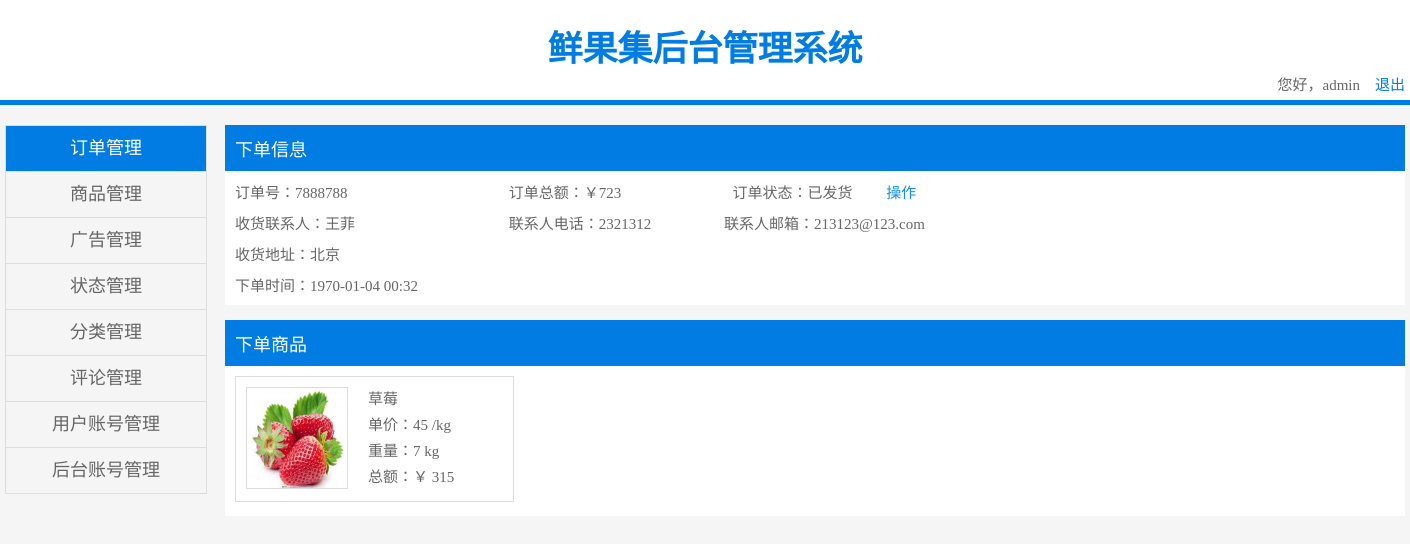
/admin/page/indent/touch.php?code=7888788 (signed in), run on the app's committed database.
### tables this page shows
CREATE TABLE `status` (
  `id` int(10) unsigned NOT NULL AUTO_INCREMENT,
  `name` varchar(50) NOT NULL,
  PRIMARY KEY (`id`)
);

CREATE TABLE `touch` (
  `id` int(10) unsigned NOT NULL AUTO_INCREMENT,
  `name` varchar(50) NOT NULL,
  `addr` varchar(50) NOT NULL,
  `tel` varchar(50) NOT NULL,
  `email` varchar(50) NOT NULL,
  `user_id` int(11) NOT NULL,
  PRIMARY KEY (`id`)
);

CREATE TABLE `indent` (
  `id` int(10) unsigned NOT NULL AUTO_INCREMENT,
  `code` varchar(50) NOT NULL,
  `user_id` int(11) NOT NULL,
  `time` int(11) NOT NULL,
  `status_id` int(11) NOT NULL DEFAULT '8',
  `touch_id` int(11) NOT NULL,
  `num` int(10) unsigned NOT NULL,
  `price` float unsigned NOT NULL,
  `shop_id` int(10) unsigned NOT NULL,
  PRIMARY KEY (`id`)
);

CREATE TABLE `shop` (
  `id` int(10) unsigned NOT NULL AUTO_INCREMENT,
  `name` varchar(50) NOT NULL,
  `img` varchar(50) NOT NULL,
  `price` float NOT NULL,
  `stock` int(11) NOT NULL,
  `brand_id` int(11) NOT NULL,
  `shelf` tinyint(4) NOT NULL DEFAULT '1',
  PRIMARY KEY (`id`)
);

### admin/page/indent/touch.php (the view, shortened to what this page needs)
<?php
    $code = $_GET['code'];
    $sql = "select * from indent where code='{$code}' group by code";
    $rst = mysql_query($sql);
    $row = mysql_fetch_assoc($rst);
    $totalsql = "select * from indent where code='{$code}'";
    $totalrst = mysql_query($totalsql);
    $total = 0;
    while($totalrow = mysql_fetch_assoc($totalrst)){
        $total += $totalrow['num'] * $totalrow['price'];
    }
    $status_id = $row['status_id'];
    $stsql = "select * from status where status.id='{$status_id}'";
    $strst = mysql_query($stsql);
    $statusname = mysql_fetch_assoc($strst);
    $touch_id = $row['touch_id'];
    $touchsql = "select * from touch where touch.id='{$touch_id}'";
    $touchrst = mysql_query($touchsql);
    $touchname = mysql_fetch_assoc($touchrst);
    $shopsql = "select indent.*, shop.name sname, shop.img from indent, shop where code='{$code}' and indent.shop_id=shop.id";
    $shoprst = mysql_query($shopsql);
?>
<!DOCTYPE html>
<html lang="en">
<head>
    <link href="../../css/public.css" type="text/css" rel="stylesheet"/>
    <link href="../../css/order_details.css" type="text/css" rel="stylesheet"/>
</head>
<body>
    <div class="header">
        <div class="header_size">
            <p class="header_title">鲜果集后台管理系统 </p>
            <span class="header_exit">您好，<?php echo $_SESSION['admin_username']; ?>&nbsp;&nbsp;&nbsp; <a href="../../api/logout.php" onclick="return confirm('确认退出系统吗？');">退出</a></span>
        </div>
    </div>
    <div class="content">
        <div class="con_con">
            <ul class="nav">
                <li><a href="../../indent_m.php" class="active">订单管理</a></li>
                <li><a href="../../product.php">商品管理</a></li>
                <li><a href="../../adv.php">广告管理</a></li>
                <li><a href="../../status.php">状态管理</a></li>
                <li><a href="../../class.php">分类管理</a></li>
                <li><a href="../../comment.php">评论管理</a></li>
                <li><a href="../../business.php">用户账号管理</a></li>
                <li><a href="../../admin.php">后台账号管理</a></li>
            </ul>
            <div class="right">
                <div class="information">
                    <p class="title">下单信息</p>
                    <div class="details1">
                        <div class="p1">
                            <p class="numb">订单号：<span><?php echo $code; ?></span></p>
                            <p class="money">订单总额：￥<span><?php echo $total; ?></span></p>
                            <p>订单状态：<span><?php echo $statusname['name']; ?></span></p>
                            <input type="text" value="操作" onfocus="this.blur()" class="do_something">
                        </div>
                        <div class="p1">
                            <p class="numb">收货联系人：<span><?php echo $touchname['name']; ?></span></p>
                            <p>联系人电话：<span><?php echo $touchname['tel']; ?></span></p>
                            <p style="margin-left:49px;">联系人邮箱：<span><?php echo $touchname['email']; ?></span></p>
                        </div>
                        <p class="p1">收货地址：<span><?php echo $touchname['addr']; ?></span></p>
                        <p>下单时间：<span><?php echo date("Y-m-d H:i", $row['time']); ?></span></p>
                    </div>
                </div>
                <div class="product">
                    <p class="title">
                        <span>下单商品</span>
                    </p>
                    <?php while($shoprow=mysql_fetch_assoc($shoprst)){ ?>
                    <div class="details3">
                        <p class="img"><img src="../../../public/uploads/thumb_<?php echo $shoprow['img']; ?>" onload="resizeImage(this)"></p>
                        <div class="fruit">
                            <p><?php echo $shoprow['sname']; ?></p>
                            <p>单价：<?php echo $shoprow['price']; ?> /kg</p>
                            <p>重量：<?php echo $shoprow['num']; ?> kg</p>
                            <p>总额：￥ <?php echo $shoprow['price'] * $shoprow['num']; ?></p>
                        </div>
                    </div>
                    <?php } ?>
                </div>
            </div>
        </div>
    </div>
</body>
</html>

### admin/css/public.css (style rules this page uses)
* { margin: 0; padding: 0; }
body, html { margin: 0; background-color: #f5f5f5; height: 100%; font-family: 微软雅黑; color: rgb(102, 102, 102); font-size: 15px; }
.header { width: 100%; height: 100px; line-height: 100px; background-color: #fff; margin: 0; color: #007ce3; border-bottom: 5px solid #007ce3; text-align: center; }
.header_size { width: 1400px; margin: 0 auto; display: inline-block; }
.header_size a { line-height: 10px; color: #007ce3; text-decoration: none; }
.header_exit { float: right; height: 20px; line-height: 20px; color: rgb(102, 102, 102); margin-top: -25px; }
.header .header_title { width: 688px; line-height: 100px; color: #007ce3; text-align: center; font-size: 35px; font-weight: bold; margin: 0 auto; }
.content { width: 100%; margin: 0 auto; display: inline-block; text-align: center; margin-top: 20px; margin-bottom: 50px; }
.content .con_con { width: 1400px; height: 500px; margin: 0 auto; }
.content .con_con .nav { float: left; width: 200px; border: 1px solid #deddde; font-family: 微软雅黑; border-bottom: 0; }
.content .con_con .nav li { list-style: none; width: 100%; height: 45px; text-align: center; line-height: 45px; border-bottom: 1px solid #deddde; }
.content .con_con .nav li a { display: inline-block; width: 100%; height: 100%; color: rgb(102, 102, 102); text-decoration: none; font-size: 18px; }
.content .con_con .nav li .active { color: #fff; background-color: #007ce3; }
.content .con_con .right { width: 1180px; float: right; height: 500px; margin-bottom: 50px; }
.content .con_con .right .title { padding: 10px; background-color: #007ce3; color: #fff; font-size: 18px; }

### admin/css/order_details.css (style rules this page uses)
.content .con_con .right .information { text-align: left; }
.content .con_con .right .information .title { background-color: #007ce3; color: #fff; font-size: 18px; padding: 10px; }
.content .con_con .right .information .details1 { background-color: #fff; padding: 10px; }
.content .con_con .right .information .details1 .p1 { margin-bottom: 10px; }
.content .con_con .right .information .details1 .p1 p { display: inline-block; margin-right: 20px; }
.content .con_con .right .information .numb { width: 250px; }
.content .con_con .right .information .details1 .money { width: 200px; }
.content .con_con .right .information .details1 .do_something { color: #148df1; text-decoration: none; font-size: 15px; margin-left: 10px; border: 0; cursor: pointer; width: 30px; background-color: transparent; text-align: center; font-family: 微软雅黑; }
.content .con_con .right .product { text-align: left; margin-top: 15px; background-color: #fff; padding-bottom: 10px; margin-bottom: 50px; }
.content .con_con .right .product .title { background-color: #007ce3; color: #fff; font-size: 18px; padding: 10px; }
.content .con_con .right .product .details3 { background-color: #fff; padding: 10px; display: inline-block; border: 1px solid #deddde; padding: 10px; width: 257px; margin-top: 10px; margin-left: 10px; font-family: 微软雅黑; }
.content .con_con .right .product .details3 .img { width: 100px; height: 100px; float: left; border: 1px solid #deddde; }
.content .con_con .right .product .details3 .img img { width: 100%; height: 100%; }
.content .con_con .right .product .fruit { background-color: #fff; float: left; margin-left: 20px; }
.content .con_con .right .product .fruit p { margin-bottom: 5px; }

### data on the page
status: name "已发货"
touch: name "王菲", tel "2321312", email "213123@123.com", addr "北京"
indent: time "1970-01-04 00:32"
indent: shop.img (picture), shop.name "草莓", price "45", num "7", $shoprow['price'] * $shoprow['num'] "315"

### other printed values
$_SESSION['admin_username'] "admin"
$code "7888788"
$total "723"
